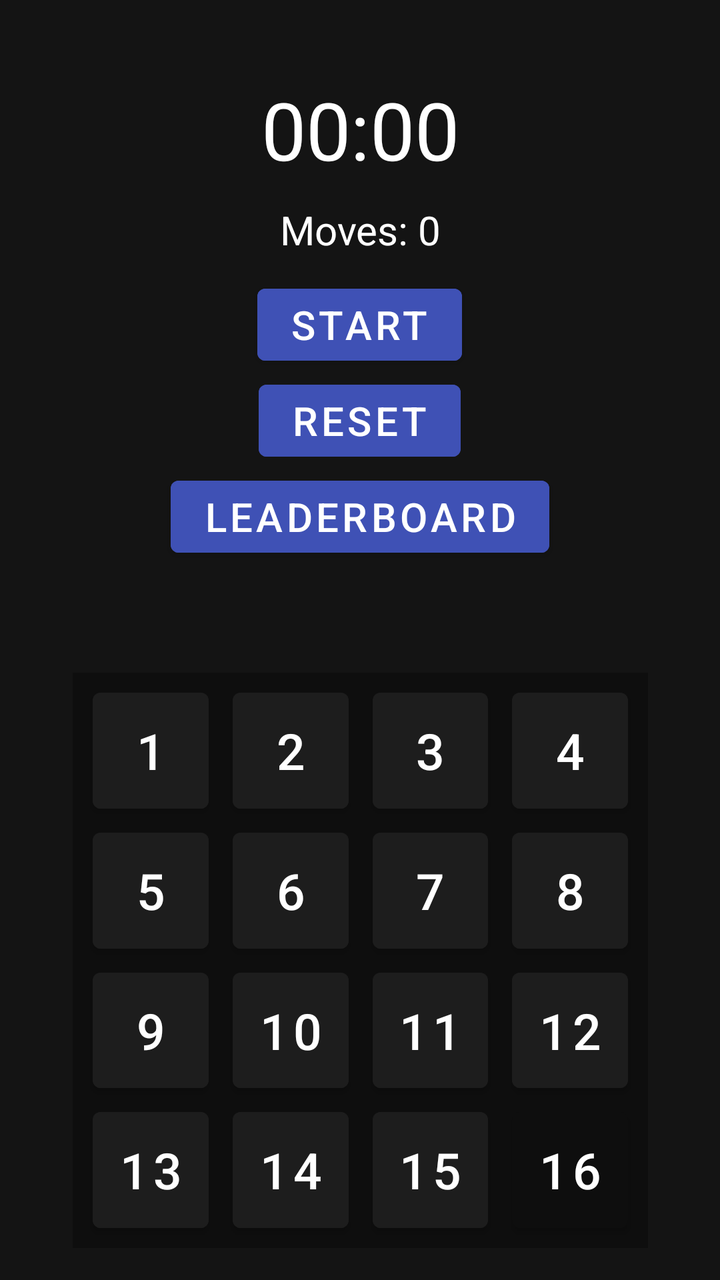
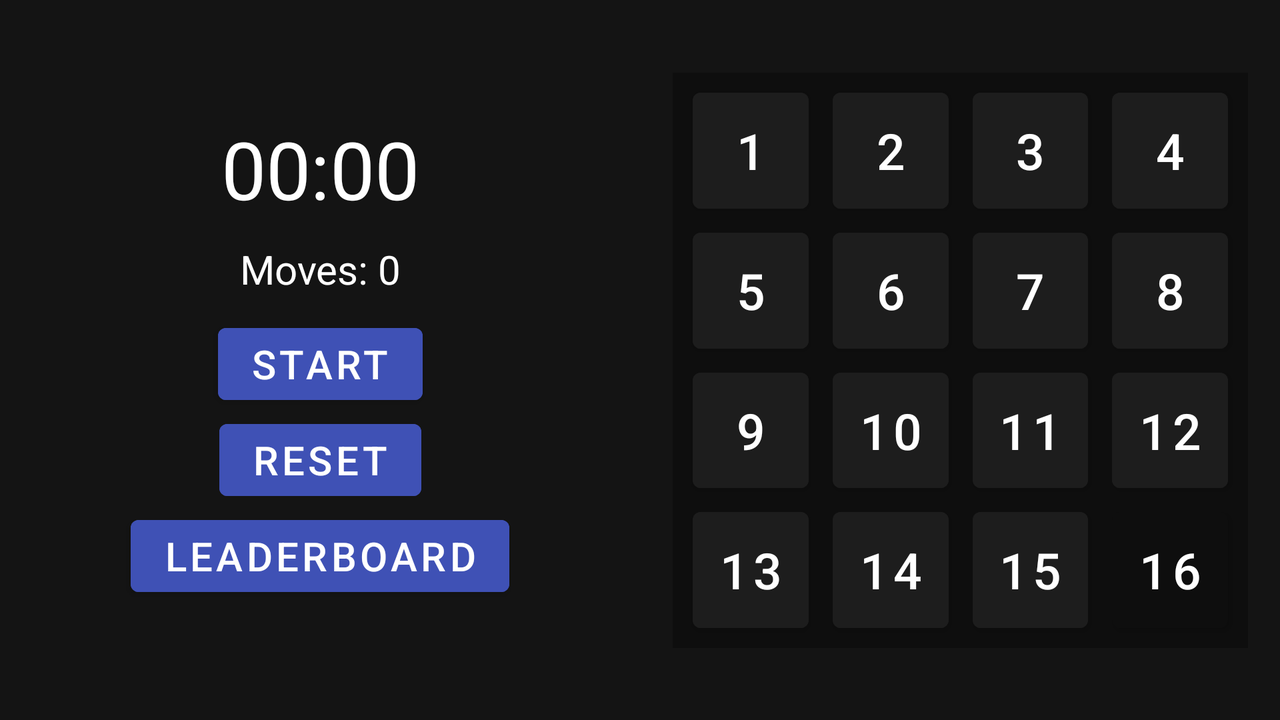

One screen, two layout resources from the same app: the default and the repository's alternative for another configuration. Each is rendered where Android would select it; the XML of both is given below.
<!-- AndroidManifest.xml: application theme Theme.Game15 -->
<!-- res/layout/activity_main.xml -->
<?xml version="1.0" encoding="utf-8"?>
<androidx.constraintlayout.widget.ConstraintLayout xmlns:android="http://schemas.android.com/apk/res/android"
    xmlns:app="http://schemas.android.com/apk/res-auto"
    xmlns:tools="http://schemas.android.com/tools"
    android:id="@+id/textViewMoves"
    android:layout_width="match_parent"
    android:layout_height="match_parent"
    tools:context=".MainActivity">

    <include
        android:id="@+id/include"
        layout="@layout/game_statistics"
        android:layout_width="0dp"
        android:layout_height="0dp"
        app:layout_constraintBottom_toTopOf="@+id/guideline2"
        app:layout_constraintEnd_toEndOf="parent"
        app:layout_constraintStart_toStartOf="parent"
        app:layout_constraintTop_toTopOf="parent"></include>

    <include
        layout="@layout/gameboard"
        android:layout_width="0dp"
        android:layout_height="0dp"
        app:layout_constraintBottom_toBottomOf="parent"
        app:layout_constraintEnd_toEndOf="parent"
        app:layout_constraintStart_toStartOf="parent"
        app:layout_constraintTop_toBottomOf="@+id/include"></include>


    <androidx.constraintlayout.widget.Guideline
        android:id="@+id/guideline2"
        android:layout_width="wrap_content"
        android:layout_height="wrap_content"
        android:orientation="horizontal"
        app:layout_constraintGuide_percent="0.500684" />
</androidx.constraintlayout.widget.ConstraintLayout>
<!-- res/layout/game_statistics.xml (included above) -->
<?xml version="1.0" encoding="utf-8"?>
<LinearLayout xmlns:android="http://schemas.android.com/apk/res/android"
    android:layout_width="match_parent"
    android:layout_height="match_parent"
    android:background="#141414"
    android:backgroundTint="#141414"
    android:gravity="center"
    android:orientation="vertical">

    <LinearLayout
        android:layout_width="match_parent"
        android:layout_height="wrap_content"
        android:orientation="horizontal"
        android:paddingBottom="10dp">

        <Chronometer
            android:id="@+id/chornometerChrono"
            style="@style/game_statistics_textView"
            android:layout_width="wrap_content"
            android:layout_height="wrap_content"
            android:layout_weight="1"
            android:gravity="center"
            android:text="0"
            android:textColor="#FFFFFF"
            android:textSize="40sp" />

    </LinearLayout>

    <LinearLayout
        android:layout_width="match_parent"
        android:layout_height="wrap_content"
        android:orientation="horizontal"
        android:paddingBottom="10dp">

        <TextView
            android:id="@+id/textViewMovesName"
            style="@style/game_statistics_textView"
            android:layout_width="wrap_content"
            android:layout_height="wrap_content"
            android:layout_weight="1"
            android:gravity="right"
            android:text="Moves: "
            android:textColor="#FFFFFF"
            android:textSize="20sp" />

        <TextView
            android:id="@+id/textViewMovesNumber"
            style="@style/game_statistics_textView"
            android:layout_width="wrap_content"
            android:layout_height="wrap_content"
            android:layout_weight="1"
            android:text="0"
            android:textColor="#FFFFFF"
            android:textSize="20sp" />

    </LinearLayout>

    <Button
        android:id="@+id/buttonStart"
        style="@style/game_statistics_button"
        android:layout_width="wrap_content"
        android:layout_height="wrap_content"
        android:backgroundTint="#3F51B5"
        android:onClick="buttonStartGame"
        android:text="START"
        android:textSize="20sp" />

    <Button
        android:id="@+id/buttonReset"
        style="@style/game_statistics_button"
        android:layout_width="wrap_content"
        android:layout_height="wrap_content"
        android:backgroundTint="#3F51B5"
        android:onClick="buttonResetGame"
        android:text="RESET"
        android:textSize="20sp" />

    <Button
        android:id="@+id/buttonStatistics"
        style="@style/game_statistics_button"
        android:layout_width="wrap_content"
        android:layout_height="wrap_content"
        android:backgroundTint="#3F51B5"
        android:onClick="buttonLeaderboard"
        android:text="LEADERBOARD"
        android:textSize="20sp" />

</LinearLayout>
<!-- res/layout/gameboard.xml (included above) -->
<?xml version="1.0" encoding="utf-8"?>
<androidx.constraintlayout.widget.ConstraintLayout xmlns:android="http://schemas.android.com/apk/res/android"
    xmlns:app="http://schemas.android.com/apk/res-auto"
    xmlns:tools="http://schemas.android.com/tools"
    android:layout_width="match_parent"
    android:layout_height="match_parent"
    android:background="#141414">

    <androidx.constraintlayout.widget.ConstraintLayout
        android:layout_width="0dp"
        android:layout_height="0dp"
        android:layout_marginStart="16dp"
        android:layout_marginTop="16dp"
        android:layout_marginEnd="16dp"
        android:layout_marginBottom="16dp"
        android:background="#0e0e0e"
        android:paddingLeft="4dp"
        android:paddingTop="4dp"
        android:paddingEnd="4dp"
        android:paddingRight="4dp"
        android:paddingBottom="4dp"
        app:layout_constraintBottom_toBottomOf="parent"
        app:layout_constraintDimensionRatio="1:1"
        app:layout_constraintEnd_toEndOf="parent"
        app:layout_constraintStart_toStartOf="parent"
        app:layout_constraintTop_toTopOf="parent">

        <Button
            android:id="@+id/buttonGame00"
            style="@style/game_board_button"
            android:layout_width="0dp"
            android:layout_height="0dp"
            android:backgroundTint="#1d1d1d"
            android:insetLeft="6dp"
            android:insetRight="6dp"
            android:onClick="buttonGameClicked"
            android:paddingLeft="2dp"
            android:paddingTop="2dp"
            android:paddingRight="2dp"
            android:paddingBottom="2dp"
            android:text="1"
            app:layout_constraintBottom_toTopOf="@+id/buttonGame10"
            app:layout_constraintEnd_toStartOf="@+id/buttonGame01"
            app:layout_constraintHorizontal_bias="0.5"
            app:layout_constraintHorizontal_chainStyle="spread_inside"
            app:layout_constraintStart_toStartOf="parent"
            app:layout_constraintTop_toTopOf="parent"
            app:layout_constraintVertical_chainStyle="spread_inside" />

        <Button
            android:id="@+id/buttonGame01"
            style="@style/game_board_button"
            android:layout_width="0dp"
            android:layout_height="0dp"
            android:backgroundTint="#1d1d1d"
            android:insetLeft="6dp"
            android:insetRight="6dp"
            android:onClick="buttonGameClicked"
            android:paddingLeft="2dp"
            android:paddingTop="2dp"
            android:paddingRight="2dp"
            android:paddingBottom="2dp"
            android:text="2"
            app:layout_constraintBottom_toTopOf="@+id/buttonGame11"
            app:layout_constraintEnd_toStartOf="@+id/buttonGame02"
            app:layout_constraintHorizontal_bias="0.5"
            app:layout_constraintStart_toEndOf="@+id/buttonGame00"
            app:layout_constraintTop_toTopOf="parent"
            app:layout_constraintVertical_chainStyle="spread_inside" />

        <Button
            android:id="@+id/buttonGame02"
            style="@style/game_board_button"
            android:layout_width="0dp"
            android:layout_height="0dp"
            android:backgroundTint="#1d1d1d"
            android:insetLeft="6dp"
            android:insetRight="6dp"
            android:onClick="buttonGameClicked"
            android:paddingLeft="2dp"
            android:paddingTop="2dp"
            android:paddingRight="2dp"
            android:paddingBottom="2dp"
            android:text="3"
            app:layout_constraintBottom_toTopOf="@+id/buttonGame12"
            app:layout_constraintEnd_toStartOf="@+id/buttonGame03"
            app:layout_constraintHorizontal_bias="0.5"
            app:layout_constraintStart_toEndOf="@+id/buttonGame01"
            app:layout_constraintTop_toTopOf="parent"
            app:layout_constraintVertical_chainStyle="spread_inside" />

        <Button
            android:id="@+id/buttonGame03"
            style="@style/game_board_button"
            android:layout_width="0dp"
            android:layout_height="0dp"
            android:backgroundTint="#1d1d1d"
            android:insetLeft="6dp"
            android:insetRight="6dp"
            android:onClick="buttonGameClicked"
            android:paddingLeft="2dp"
            android:paddingTop="2dp"
            android:paddingRight="2dp"
            android:paddingBottom="2dp"
            android:text="4"
            app:layout_constraintBottom_toTopOf="@+id/buttonGame13"
            app:layout_constraintEnd_toEndOf="parent"
            app:layout_constraintHorizontal_bias="0.5"
            app:layout_constraintStart_toEndOf="@+id/buttonGame02"
            app:layout_constraintTop_toTopOf="parent"
            app:layout_constraintVertical_chainStyle="spread_inside" />

        <Button
            android:id="@+id/buttonGame10"
            style="@style/game_board_button"
            android:layout_width="0dp"
            android:layout_height="0dp"
            android:backgroundTint="#1d1d1d"
            android:insetLeft="6dp"
            android:insetRight="6dp"
            android:onClick="buttonGameClicked"
            android:paddingLeft="2dp"
            android:paddingTop="2dp"
            android:paddingRight="2dp"
            android:paddingBottom="2dp"
            android:text="5"
            app:layout_constraintBottom_toTopOf="@+id/buttonGame20"
            app:layout_constraintEnd_toStartOf="@+id/buttonGame11"
            app:layout_constraintHorizontal_bias="0.5"
            app:layout_constraintHorizontal_chainStyle="spread_inside"
            app:layout_constraintStart_toStartOf="parent"
            app:layout_constraintTop_toBottomOf="@+id/buttonGame00" />

        <Button
            android:id="@+id/buttonGame11"
            style="@style/game_board_button"
            android:layout_width="0dp"
            android:layout_height="0dp"
            android:backgroundTint="#1d1d1d"
            android:insetLeft="6dp"
            android:insetRight="6dp"
            android:onClick="buttonGameClicked"
            android:paddingLeft="2dp"
            android:paddingTop="2dp"
            android:paddingRight="2dp"
            android:paddingBottom="2dp"
            android:text="6"
            app:layout_constraintBottom_toTopOf="@+id/buttonGame21"
            app:layout_constraintEnd_toStartOf="@+id/buttonGame12"
            app:layout_constraintHorizontal_bias="0.5"
            app:layout_constraintStart_toEndOf="@+id/buttonGame10"
            app:layout_constraintTop_toBottomOf="@+id/buttonGame01" />

        <Button
            android:id="@+id/buttonGame12"
            style="@style/game_board_button"
            android:layout_width="0dp"
            android:layout_height="0dp"
            android:backgroundTint="#1d1d1d"
            android:insetLeft="6dp"
            android:insetRight="6dp"
            android:onClick="buttonGameClicked"
            android:paddingLeft="2dp"
            android:paddingTop="2dp"
            android:paddingRight="2dp"
            android:paddingBottom="2dp"
            android:text="7"
            app:layout_constraintBottom_toTopOf="@+id/buttonGame22"
            app:layout_constraintEnd_toStartOf="@+id/buttonGame13"
            app:layout_constraintHorizontal_bias="0.5"
            app:layout_constraintStart_toEndOf="@+id/buttonGame11"
            app:layout_constraintTop_toBottomOf="@+id/buttonGame02" />

        <Button
            android:id="@+id/buttonGame13"
            style="@style/game_board_button"
            android:layout_width="0dp"
            android:layout_height="0dp"
            android:backgroundTint="#1d1d1d"
            android:insetLeft="6dp"
            android:insetRight="6dp"
            android:onClick="buttonGameClicked"
            android:paddingLeft="2dp"
            android:paddingTop="2dp"
            android:paddingRight="2dp"
            android:paddingBottom="2dp"
            android:text="8"
            app:layout_constraintBottom_toTopOf="@+id/buttonGame23"
            app:layout_constraintEnd_toEndOf="parent"
            app:layout_constraintHorizontal_bias="0.5"
            app:layout_constraintStart_toEndOf="@+id/buttonGame12"
            app:layout_constraintTop_toBottomOf="@+id/buttonGame03" />

        <Button
            android:id="@+id/buttonGame20"
            style="@style/game_board_button"
            android:layout_width="0dp"
            android:layout_height="0dp"
            android:backgroundTint="#1d1d1d"
            android:insetLeft="6dp"
            android:insetRight="6dp"
            android:onClick="buttonGameClicked"
            android:paddingLeft="2dp"
            android:paddingTop="2dp"
            android:paddingRight="2dp"
            android:paddingBottom="2dp"
            android:text="9"
            app:layout_constraintBottom_toTopOf="@+id/buttonGame30"
            app:layout_constraintEnd_toStartOf="@+id/buttonGame21"
            app:layout_constraintHorizontal_bias="0.5"
            app:layout_constraintHorizontal_chainStyle="spread_inside"
            app:layout_constraintStart_toStartOf="parent"
            app:layout_constraintTop_toBottomOf="@+id/buttonGame10" />

        <Button
            android:id="@+id/buttonGame21"
            style="@style/game_board_button"
            android:layout_width="0dp"
            android:layout_height="0dp"
            android:backgroundTint="#1d1d1d"
            android:insetLeft="6dp"
            android:insetRight="6dp"
            android:onClick="buttonGameClicked"
            android:paddingLeft="2dp"
            android:paddingTop="2dp"
            android:paddingRight="2dp"
            android:paddingBottom="2dp"
            android:text="10"
            app:layout_constraintBottom_toTopOf="@+id/buttonGame31"
            app:layout_constraintEnd_toStartOf="@+id/buttonGame22"
            app:layout_constraintHorizontal_bias="0.5"
            app:layout_constraintStart_toEndOf="@+id/buttonGame20"
            app:layout_constraintTop_toBottomOf="@+id/buttonGame11" />

        <Button
            android:id="@+id/buttonGame22"
            style="@style/game_board_button"
            android:layout_width="0dp"
            android:layout_height="0dp"
            android:backgroundTint="#1d1d1d"
            android:insetLeft="6dp"
            android:insetRight="6dp"
            android:onClick="buttonGameClicked"
            android:paddingLeft="2dp"
            android:paddingTop="2dp"
            android:paddingRight="2dp"
            android:paddingBottom="2dp"
            android:text="11"
            app:layout_constraintBottom_toTopOf="@+id/buttonGame32"
            app:layout_constraintEnd_toStartOf="@+id/buttonGame23"
            app:layout_constraintHorizontal_bias="0.5"
            app:layout_constraintStart_toEndOf="@+id/buttonGame21"
            app:layout_constraintTop_toBottomOf="@+id/buttonGame12" />

        <Button
            android:id="@+id/buttonGame23"
            style="@style/game_board_button"
            android:layout_width="0dp"
            android:layout_height="0dp"
            android:backgroundTint="#1d1d1d"
            android:insetLeft="6dp"
            android:insetRight="6dp"
            android:onClick="buttonGameClicked"
            android:paddingLeft="2dp"
            android:paddingTop="2dp"
            android:paddingRight="2dp"
            android:paddingBottom="2dp"
            android:text="12"
            app:layout_constraintBottom_toTopOf="@+id/buttonGame33"
            app:layout_constraintEnd_toEndOf="parent"
            app:layout_constraintHorizontal_bias="0.5"
            app:layout_constraintStart_toEndOf="@+id/buttonGame22"
            app:layout_constraintTop_toBottomOf="@+id/buttonGame13" />

        <Button
            android:id="@+id/buttonGame30"
            style="@style/game_board_button"
            android:layout_width="0dp"
            android:layout_height="0dp"
            android:backgroundTint="#1d1d1d"
            android:insetLeft="6dp"
            android:insetRight="6dp"
            android:onClick="buttonGameClicked"
            android:paddingLeft="2dp"
            android:paddingTop="2dp"
            android:paddingRight="2dp"
            android:paddingBottom="2dp"
            android:text="13"
            app:layout_constraintBottom_toBottomOf="parent"
            app:layout_constraintEnd_toStartOf="@+id/buttonGame31"
            app:layout_constraintHorizontal_bias="0.5"
            app:layout_constraintHorizontal_chainStyle="spread_inside"
            app:layout_constraintStart_toStartOf="parent"
            app:layout_constraintTop_toBottomOf="@+id/buttonGame20" />

        <Button
            android:id="@+id/buttonGame31"
            style="@style/game_board_button"
            android:layout_width="0dp"
            android:layout_height="0dp"
            android:backgroundTint="#1d1d1d"
            android:insetLeft="6dp"
            android:insetRight="6dp"
            android:onClick="buttonGameClicked"
            android:paddingLeft="2dp"
            android:paddingTop="2dp"
            android:paddingRight="2dp"
            android:paddingBottom="2dp"
            android:text="14"
            app:layout_constraintBottom_toBottomOf="parent"
            app:layout_constraintEnd_toStartOf="@+id/buttonGame32"
            app:layout_constraintHorizontal_bias="0.5"
            app:layout_constraintStart_toEndOf="@+id/buttonGame30"
            app:layout_constraintTop_toBottomOf="@+id/buttonGame21" />

        <Button
            android:id="@+id/buttonGame32"
            style="@style/game_board_button"
            android:layout_width="0dp"
            android:layout_height="0dp"
            android:backgroundTint="#1d1d1d"
            android:insetLeft="6dp"
            android:insetRight="6dp"
            android:onClick="buttonGameClicked"
            android:paddingLeft="2dp"
            android:paddingTop="2dp"
            android:paddingRight="2dp"
            android:paddingBottom="2dp"
            android:text="15"
            app:layout_constraintBottom_toBottomOf="parent"
            app:layout_constraintEnd_toStartOf="@+id/buttonGame33"
            app:layout_constraintHorizontal_bias="0.5"
            app:layout_constraintStart_toEndOf="@+id/buttonGame31"
            app:layout_constraintTop_toBottomOf="@+id/buttonGame22" />

        <Button
            android:id="@+id/buttonGame33"
            style="@style/game_board_button"
            android:layout_width="0dp"
            android:layout_height="0dp"
            android:backgroundTint="#0e0e0e"
            android:insetLeft="6dp"
            android:insetRight="6dp"
            android:onClick="buttonGameClicked"
            android:paddingLeft="2dp"
            android:paddingTop="2dp"
            android:paddingRight="2dp"
            android:paddingBottom="2dp"
            android:text="16"
            app:layout_constraintBottom_toBottomOf="parent"
            app:layout_constraintEnd_toEndOf="parent"
            app:layout_constraintHorizontal_bias="0.5"
            app:layout_constraintStart_toEndOf="@+id/buttonGame32"
            app:layout_constraintTop_toBottomOf="@+id/buttonGame23" />

    </androidx.constraintlayout.widget.ConstraintLayout>

</androidx.constraintlayout.widget.ConstraintLayout>
<!-- resources referenced by this layout -->
<resources>
  <style name="game_board_button" parent="Widget.MaterialComponents.Button">
          <item name="android:textSize">25sp</item>
          <item name="android:backgroundTint">#e18e4b</item>
          <item name="android:layout_width">0dp</item>
          <item name="android:layout_height">0dp</item>
      </style>
  <style name="game_statistics_button" parent="Widget.MaterialComponents.Button">
          <item name="android:backgroundTint">#e18e4b</item>
          <item name="android:textSize">20sp</item>
          <item name="android:layout_width">wrap_content</item>
          <item name="android:layout_height">wrap_content</item>
      </style>
  <style name="game_statistics_textView" parent="Widget.MaterialComponents.TextView">
          <item name="android:textSize">20sp</item>
          <item name="android:layout_width">wrap_content</item>
          <item name="android:layout_height">wrap_content</item>
      </style>
  <style name="Theme.Game15" parent="Theme.MaterialComponents.DayNight.DarkActionBar">
          
          <item name="colorPrimary">@color/purple_500</item>
          <item name="colorPrimaryVariant">@color/purple_700</item>
          <item name="colorOnPrimary">@color/white</item>
          
          <item name="colorSecondary">@color/teal_200</item>
          <item name="colorSecondaryVariant">@color/teal_700</item>
          <item name="colorOnSecondary">@color/black</item>
          
          <item name="android:statusBarColor" tools:targetApi="l">?attr/colorPrimaryVariant</item>
          
      </style>
</resources>
<!-- res/layout-land/activity_main.xml (the repository's variant of the layout above) -->
<!-- drawn on the phone turned sideways -->
<?xml version="1.0" encoding="utf-8"?>
<androidx.constraintlayout.widget.ConstraintLayout xmlns:android="http://schemas.android.com/apk/res/android"
    xmlns:app="http://schemas.android.com/apk/res-auto"
    xmlns:tools="http://schemas.android.com/tools"
    android:id="@+id/textViewMoves"
    android:layout_width="match_parent"
    android:layout_height="match_parent"
    tools:context=".MainActivity">

    <include
        android:id="@+id/include"
        layout="@layout/game_statistics"
        android:layout_width="0dp"
        android:layout_height="0dp"
        app:layout_constraintBottom_toBottomOf="parent"
        app:layout_constraintEnd_toEndOf="@+id/guideline2"
        app:layout_constraintStart_toStartOf="parent"
        app:layout_constraintTop_toTopOf="parent"></include>

    <include
        layout="@layout/gameboard"
        android:layout_width="0dp"
        android:layout_height="0dp"
        app:layout_constraintBottom_toBottomOf="parent"
        app:layout_constraintEnd_toEndOf="parent"
        app:layout_constraintStart_toStartOf="@+id/guideline2"
        app:layout_constraintTop_toTopOf="parent"></include>


    <androidx.constraintlayout.widget.Guideline
        android:id="@+id/guideline2"
        android:layout_width="wrap_content"
        android:layout_height="wrap_content"
        android:orientation="vertical"
        app:layout_constraintGuide_percent="0.500684" />
</androidx.constraintlayout.widget.ConstraintLayout>
